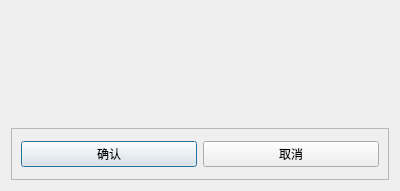
<?xml version="1.0" encoding="UTF-8"?>
<ui version="4.0">
 <class>Dialog</class>
 <widget class="QDialog" name="Dialog">
  <property name="geometry">
   <rect>
    <x>0</x>
    <y>0</y>
    <width>400</width>
    <height>191</height>
   </rect>
  </property>
  <property name="windowTitle">
   <string>Dialog</string>
  </property>
  <layout class="QVBoxLayout" name="verticalLayout">
   <item>
    <widget class="QLabel" name="textLabel">
     <property name="font">
      <font>
       <pointsize>17</pointsize>
      </font>
     </property>
     <property name="text">
      <string/>
     </property>
    </widget>
   </item>
   <item>
    <widget class="QLabel" name="detailTextLabel">
     <property name="text">
      <string/>
     </property>
    </widget>
   </item>
   <item>
    <widget class="QFrame" name="frame">
     <property name="frameShape">
      <enum>QFrame::StyledPanel</enum>
     </property>
     <property name="frameShadow">
      <enum>QFrame::Raised</enum>
     </property>
     <layout class="QHBoxLayout" name="horizontalLayout">
      <item>
       <widget class="QPushButton" name="okButton">
        <property name="text">
         <string>确认</string>
        </property>
       </widget>
      </item>
      <item>
       <widget class="QPushButton" name="cancelButton">
        <property name="text">
         <string>取消</string>
        </property>
       </widget>
      </item>
     </layout>
    </widget>
   </item>
  </layout>
 </widget>
 <resources/>
 <connections>
  <connection>
   <sender>okButton</sender>
   <signal>clicked()</signal>
   <receiver>Dialog</receiver>
   <slot>accept()</slot>
   <hints>
    <hint type="sourcelabel">
     <x>108</x>
     <y>156</y>
    </hint>
    <hint type="destinationlabel">
     <x>199</x>
     <y>95</y>
    </hint>
   </hints>
  </connection>
  <connection>
   <sender>cancelButton</sender>
   <signal>clicked()</signal>
   <receiver>Dialog</receiver>
   <slot>reject()</slot>
   <hints>
    <hint type="sourcelabel">
     <x>290</x>
     <y>156</y>
    </hint>
    <hint type="destinationlabel">
     <x>199</x>
     <y>95</y>
    </hint>
   </hints>
  </connection>
 </connections>
</ui>
